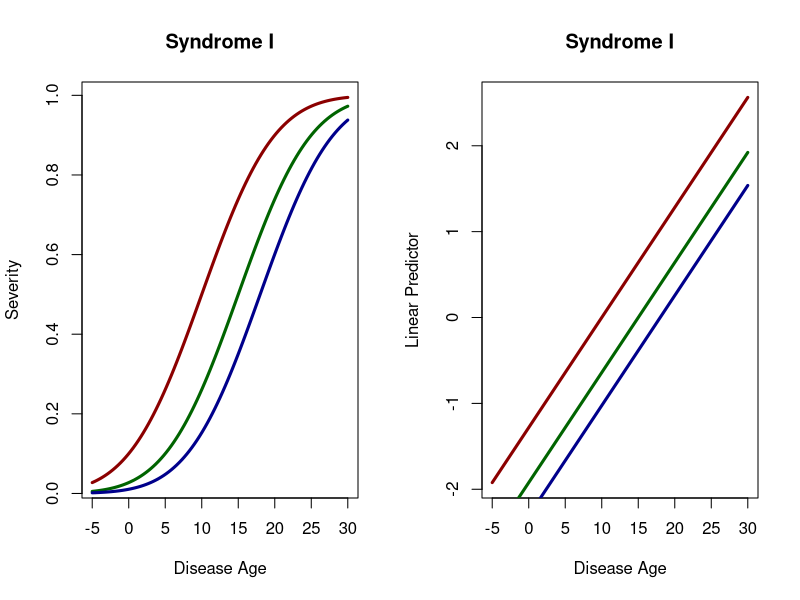

This chart was generated by the following R code: (Note: this script raises an error after producing the figure.)
### General Plots for Syndrome Classification Paper ###
t= seq(0,30,by = .001)
sig = .01^2
sL = .1 #start level
on = .5 #onset
iT = 10 #time for first marker
l1 = 5
l2 = 3
B0 = qnorm(sL)
B1 = (qnorm(on)-qnorm(sL))/iT
f1 = function(t){pnorm(B0+B1*t)}
f2 = function(t){pnorm(B0+B1*(t-l1))}
f3 = function(t){pnorm(B0+B1*(t-l1-l2))}
f1I = function(t){B0+B1*t}
f2I = function(t){B0+B1*(t-l1)}
f3I = function(t){B0+B1*(t-l1-l2)}

h1 = function(t){pnorm(B0+B1*(t+2))}
h2 = function(t){pnorm(B0+B1*(t-l1))}
h3 = function(t){pnorm(B0+B1*(t))}
h1I = function(t){B0+B1*(t+2)}
h2I = function(t){B0+B1*(t-l1)}
h3I = function(t){B0+B1*(t)}


par(mfrow = c(1,2))
curve(f1,from = -5,to = 30, col = 'darkred',lwd = 3, main = "Syndrome I",ylab = 'Severity',xlab = 'Disease Age')
curve(f2,from = -5,to = 30, add = TRUE,col = 'darkgreen',lwd = 3)
curve(f3,from = -5,to = 30, add = TRUE,col = 'darkblue',lwd = 3)
curve(f1I,from = -5,to = 30, col = 'darkred',lwd = 3, main = "Syndrome I",ylab = 'Linear Predictor',xlab = 'Disease Age')
curve(f2I,from = -5,to = 30, add = TRUE,col = 'darkgreen',lwd = 3)
curve(f3I,from = -5,to = 30, add = TRUE,col = 'darkblue',lwd = 3)

dev.off()
library(gridExtra)
g = ggplot(data.frame(Age = c(-5,30)),aes(Age))+ylab('Severity')+xlab("Disease Time")
ga = ggplot(data.frame(Age = c(-5,30)),aes(Age))+ylab('Linear Predictor')+xlab("Disease Time")

g1 = g+stat_function(fun = f1, colour = "darkred") +
  stat_function(fun = f2, colour = "darkgreen")+
  stat_function(fun = f3, colour = 'darkblue')
# build plot object for rendering 
gg1 <- ggplot_build(g1)

# extract data for the loess lines from the 'data' slot
df1 <- data.frame(x = gg1$data[[1]]$x,
                  ymin = gg1$data[[1]]$y,
                  ymax = gg1$data[[2]]$y) 
df1a <- data.frame(x = gg1$data[[1]]$x,
                  ymin = gg1$data[[2]]$y,
                  ymax = gg1$data[[3]]$y)
g1a = g1 +
  geom_ribbon(data = df1[43:59,], aes(x = x, ymin = ymin, ymax = ymax),
              fill = "#333333", alpha = 0.4)+
  geom_ribbon(data = df1a[43:59,], aes(x = x, ymin = ymin, ymax = ymax),
              fill = "#CC9933", alpha = 0.4)
g2 = ga+stat_function(fun = f1I, colour = "darkred") +
  stat_function(fun = f2I, colour = "darkgreen")+
  stat_function(fun = f3I, colour = 'darkblue')
# build plot object for rendering 
gg2 <- ggplot_build(g2)

# extract data for the loess lines from the 'data' slot
df2 <- data.frame(x = gg2$data[[1]]$x,
                  ymin = gg2$data[[1]]$y,
                  ymax = gg2$data[[2]]$y) 
df2a <- data.frame(x = gg2$data[[1]]$x,
                  ymin = gg2$data[[2]]$y,
                  ymax = gg2$data[[3]]$y)
g2a = g2 +
  geom_ribbon(data = df2[43:59,], aes(x = x, ymin = ymin, ymax = ymax),
              fill = "#333333", alpha = 0.4)+
  geom_ribbon(data = df2a[43:59,], aes(x = x, ymin = ymin, ymax = ymax),
              fill = "#CC9933", alpha = 0.4)

g3 = g+stat_function(fun = h1, colour = "darkred") +
  stat_function(fun = h2, colour = "darkgreen")+
  stat_function(fun = h3, colour = 'darkblue')
# build plot object for rendering 
gg3 <- ggplot_build(g3)

# extract data for the loess lines from the 'data' slot
df3 <- data.frame(x = gg3$data[[1]]$x,
                  ymin = gg3$data[[1]]$y,
                  ymax = gg3$data[[2]]$y) 
df3a <- data.frame(x = gg3$data[[1]]$x,
                  ymin = gg3$data[[2]]$y,
                  ymax = gg3$data[[3]]$y) 
g3a = g3 +
  geom_ribbon(data = df3[43:59,], aes(x = x, ymin = ymin, ymax = ymax),
              fill = "#333333", alpha = 0.4)+
  geom_ribbon(data = df3a[43:59,], aes(x = x, ymin = ymin, ymax = ymax),
              fill = "#CC9933", alpha = 0.4)



g4 = ga+stat_function(fun = h1I, colour = "darkred") +
  stat_function(fun = h2I, colour = "darkgreen")+
  stat_function(fun = h3I, colour = 'darkblue')
# build plot object for rendering 
gg4 <- ggplot_build(g4)

# extract data for the loess lines from the 'data' slot
df4 <- data.frame(x = gg4$data[[1]]$x,
                  ymin = gg4$data[[1]]$y,
                  ymax = gg4$data[[2]]$y) 
df4a <- data.frame(x = gg4$data[[1]]$x,
                  ymin = gg4$data[[2]]$y,
                  ymax = gg4$data[[3]]$y)
g4a = g4 +
  geom_ribbon(data = df4[43:59,], aes(x = x, ymin = ymin, ymax = ymax),
              fill = "#333333", alpha = 0.4)+
  geom_ribbon(data = df4a[43:59,], aes(x = x, ymin = ymin, ymax = ymax),
              fill = "#CC9933", alpha = 0.4)

setwd("~/Documents/Dissertation/SyndromeClassification/AnnalsOfStat")
png('plot1.png',height = 800, width = 800)
grid.arrange(g1a,g2a,g3a,g4a,top=textGrob("Area between Marker trajectories, Top: Syndrome 1, Bottom: Syndrome 2",gp=gpar(fontsize=10,font=3)))
dev.off()
